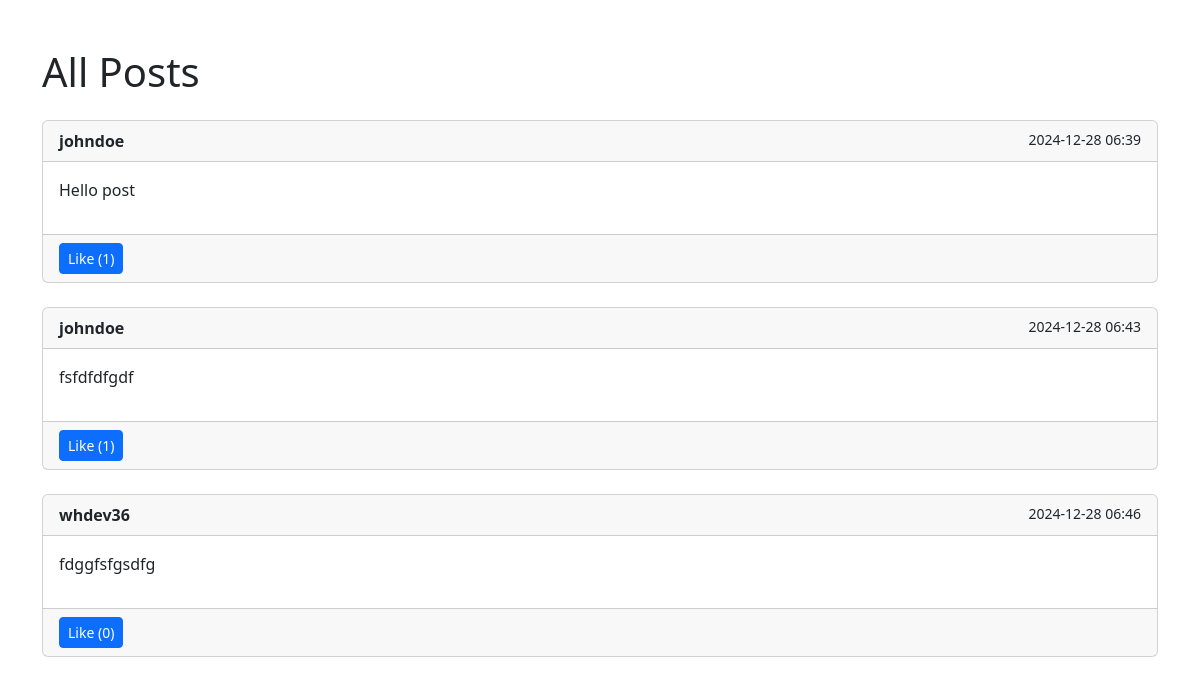
/posts/, run on the app's committed database.
### social/models.py (models this page shows, shortened)
class Post(models.Model):
    author = models.ForeignKey(Profile, on_delete=models.CASCADE, related_name="posts")
    content = models.TextField(max_length=500)
    created_at = models.DateTimeField(auto_now_add=True)
    updated_at = models.DateTimeField(auto_now=True)
    likes = models.ManyToManyField(Profile, related_name="liked_posts", blank=True)
    @property
    def like_count(self):
        return self.likes.count()

class Profile(AbstractUser):
    profile_picture = models.ImageField(upload_to='profiles/users/', blank=True, null=True)
    bio = models.TextField(max_length=300, blank=True, null=True)
    slug = models.SlugField(unique=True, blank=True, null=True)
    follows = models.ManyToManyField('self', blank=True, symmetrical=False, related_name='followers')
    profile_video = models.FileField(upload_to='profiles/videos/', blank=True, null=True)

### social/views.py (the view)
# urls.py: path('posts/', views.post_list, name='post_list'),
def post_list(request):
    posts = Post.objects.select_related('author').all()
    return render(request, 'post_list.html', {'posts': posts})

### templates/post_list.html (shortened to what this page needs)
<!DOCTYPE html>
<html lang="en">
<head>
    <link rel="stylesheet" href="https://cdn.jsdelivr.net/npm/bootstrap@5.3.0/dist/css/bootstrap.min.css">
</head>
<body>
    <div class="container mt-5">
        <h1 class="mb-4">All Posts</h1>
        {% for post in posts %}
        <div class="card mb-4">
            <div class="card-header d-flex justify-content-between">
                <strong>{{ post.author.username }}</strong>
                <small>{{ post.created_at|date:"Y-m-d H:i" }}</small>
            </div>
            <div class="card-body">
                <p>{{ post.content }}</p>
            </div>
            <div class="card-footer d-flex justify-content-between">
                <form action="{% url 'post_like_toggle' post.id %}" method="post" class="d-inline">
                    <button type="submit" class="btn btn-primary btn-sm">
                        Like ({{ post.like_count }})
                    </button>
                </form>
            </div>
        </div>
        {% endfor %}
    </div>
</body>
</html>

### data on the page
Post: author.username "johndoe", created_at "2024-12-28 06:39", content "Hello post", like_count "1"
Post: author.username "johndoe", created_at "2024-12-28 06:43", content "fsfdfdfgdf", like_count "1"
Post: author.username "whdev36", created_at "2024-12-28 06:46", content "fdggfsfgsdfg", like_count "0"
